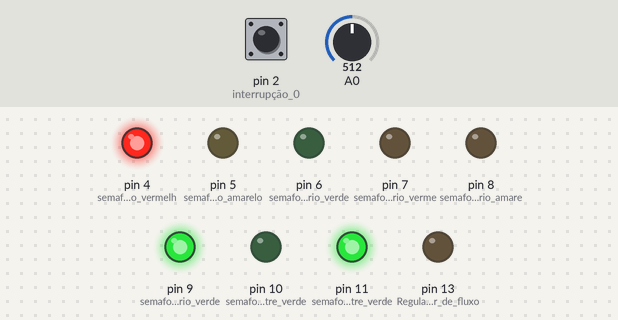
A sketch run on a simulated Arduino Uno, built with avr-gcc and run on an emulated ATmega328P. On the bench: output pins drawn as LEDs (lit = HIGH). The inputs (shaded band) are chosen by the test bench; at power-on: pin 2 (interrupção_0) LOW, A0 = 512. What the sketch prints to the serial monitor is not drawn.

Above: at 2.2 s.
At 5.5 s:
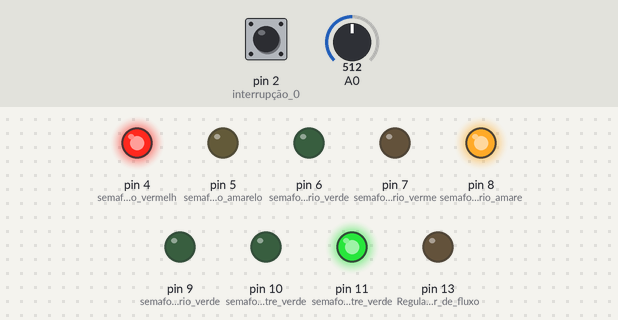
At 11.2 s:
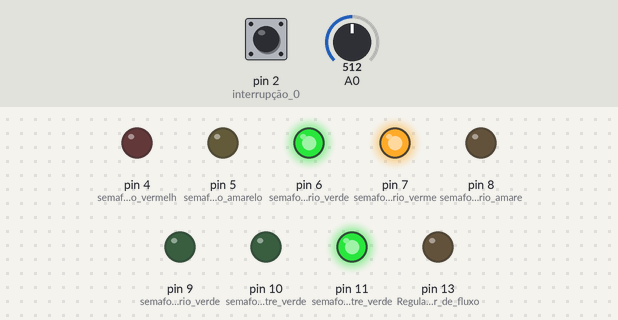
At 15.0 s:
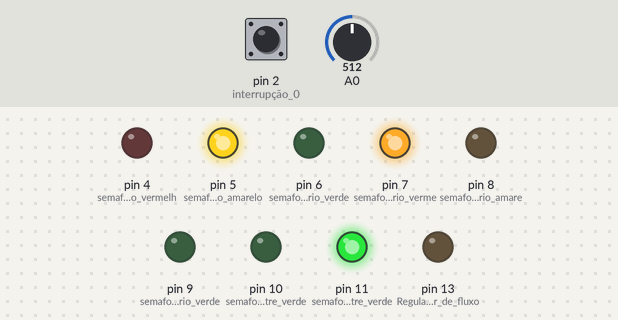
At 17.0 s:
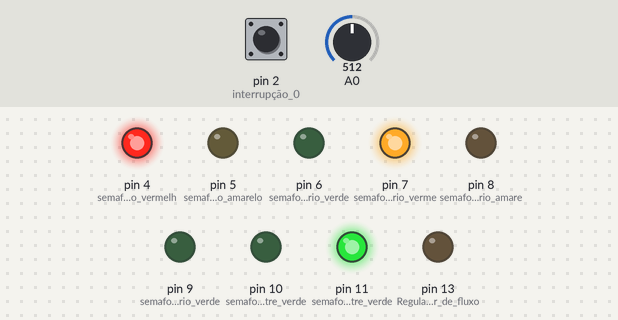
Timing chart, 0 to 20.7 s (numbered marks = the images above):
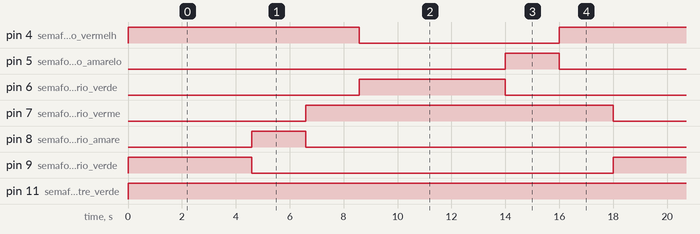

Measured:
- by itself, pin 4 (semaforo_primario_vermelh): repeats every 18.0 s: LOW 7.4 s, HIGH 10.6 s
- by itself, pin 5 (semaforo_primario_amarelo), pin 8 (semaforo_secundario_amare): alternates HIGH for 2.0 s and LOW for 16.0 s
- by itself, pin 6 (semaforo_primario_verde): alternates HIGH for 5.4 s and LOW for 12.6 s
- by itself, pin 7 (semaforo_secundario_verme): alternates HIGH for 11.4 s and LOW for 6.6 s
- by itself, pin 9 (semaforo_secundario_verde): alternates HIGH for 4.6 s and LOW for 13.4 s
- by itself, pin 11 (semaforo_pedestre_verde): LOW → HIGH at 0.00 s

The sketch:

sketch_apr04a.ino
```cpp
unsigned int potenciometro;
float pwm;
unsigned int tempoPadrao = 2000;
unsigned int tempoAgregado = 10000;
float tempoS;
float tempoP;
unsigned int tempoPedestre = 15000;
unsigned int chamaSemafP;

void semaforoPedestre(){

  if(chamaSemafP == 1){
    digitalWrite(10, HIGH);
    digitalWrite(11, LOW);
    //semaforo principal em vermelho
    digitalWrite(4, HIGH);
    digitalWrite(5, LOW);
    digitalWrite(6, LOW);
    //semaforo secundario em verde
    digitalWrite(7, HIGH);
    digitalWrite(8, LOW);
    digitalWrite(9, LOW);
    delay(tempoPedestre);
    for(int i = 0; i < 5; i++){
      digitalWrite(10, LOW);
      digitalWrite(11, HIGH);
      delay(tempoPadrao/2);
      digitalWrite(10, LOW);
      digitalWrite(11, LOW);
      delay(tempoPadrao/2);
    }
  }
  chamaSemafP = 0;
}

void setup(){
  //pinMode(2, OUTPUT);//interrupção 0
  attachInterrupt(0, chave, RISING);
  //pinMode(3, OUTPUT);//interrupção 1
  pinMode(4, OUTPUT);//semaforo primario vermelho
  pinMode(5, OUTPUT);//semaforo primario amarelo
  pinMode(6, OUTPUT);//semaforo primario verde
  pinMode(7, OUTPUT);//semaforo secundario vermelho
  pinMode(8, OUTPUT);//semaforo secundario amarelo
  pinMode(9, OUTPUT);//semaforo secundario verde
  pinMode(10, OUTPUT);//semaforo pedestre verde
  pinMode(11, OUTPUT);//semaforo pedestre verde
  pinMode(13, OUTPUT);//Regulador de fluxo
  Serial.begin(9600);

}

void chave(){
  chamaSemafP = 1;
}

void loop()
{
  if(chamaSemafP == 0){
    potenciometro = analogRead(A0);
    if(potenciometro <= 341){
        Serial.println(potenciometro);
      pwm = (float)map(potenciometro, 0, 341, tempoAgregado/4 , tempoAgregado/2)/10000;//Controle de tempo com o regulador de fluxo
    }else{
        Serial.println(potenciometro);
       pwm = (float)map(potenciometro, 342, 1023, tempoAgregado/2, (2*tempoAgregado)/3)/10000;
    }


    tempoP = tempoAgregado*pwm;
    tempoS = tempoAgregado - tempoP;
    Serial.println(pwm);
    Serial.println(tempoP);
    Serial.println(tempoS);

    //semaforo principal em vermelho
    digitalWrite(4, HIGH);
    digitalWrite(5, LOW);
    digitalWrite(6, LOW);
    //semaforo secundario em verde
    digitalWrite(7, LOW);
    digitalWrite(8, LOW);
    digitalWrite(9, HIGH);
    digitalWrite(10, LOW);
    digitalWrite(11, HIGH);
    delay(tempoS);

    //Amarelo ligado
    digitalWrite(4, HIGH);
    digitalWrite(5, LOW);
    digitalWrite(6, LOW);
    digitalWrite(7, LOW);
    digitalWrite(8, HIGH);
    digitalWrite(9, LOW);
    digitalWrite(10, LOW);
    digitalWrite(11, HIGH);
    delay(tempoPadrao);
    //Tempo de segurança em vermelho
    digitalWrite(4, HIGH);
    digitalWrite(5, LOW);
    digitalWrite(6, LOW);
    digitalWrite(7, HIGH);
    digitalWrite(8, LOW);
    digitalWrite(9, LOW);
    digitalWrite(10, LOW);
    digitalWrite(11, HIGH);
    delay(tempoPadrao);


    //semaforo Via Principal em verde usando o fluxo como delay
    digitalWrite(4, LOW);
    digitalWrite(5, LOW);
    digitalWrite(6, HIGH);
    //semaforo secundario em vermelho
    digitalWrite(7, HIGH);
    digitalWrite(8, LOW);
    digitalWrite(9, LOW);
    digitalWrite(10, LOW);
    digitalWrite(11, HIGH);
    delay(tempoP);

    //Amarelo ligado
    digitalWrite(4, LOW);
    digitalWrite(5, HIGH);
    digitalWrite(6, LOW);
    digitalWrite(7, HIGH);
    digitalWrite(8, LOW);
    digitalWrite(9, LOW);
    digitalWrite(10, LOW);
    digitalWrite(11, HIGH);
    delay(tempoPadrao);
    //Tempo de segurança em vermelho
    digitalWrite(4, HIGH);
    digitalWrite(5, LOW);
    digitalWrite(6, LOW);
    digitalWrite(7, HIGH);
    digitalWrite(8, LOW);
    digitalWrite(9, LOW);
    digitalWrite(10, LOW);
    digitalWrite(11, HIGH);
    delay(tempoPadrao);


    semaforoPedestre();

  }
}
```
